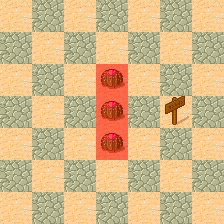

This game map was drawn from its Tiled (.tmx) file and the tilesets committed beside it. A one-line description and the trimmed map source follow:
An orthogonal 7x7 tile map with 32x32 px tiles, 3 tile layers (Background, MetaInfo, Items), 2 tilesets and 2 objects (SpawnPoint, Destination).

<map version="1.0" orientation="orthogonal" renderorder="right-down" width="7" height="7" tilewidth="32" tileheight="32" nextobjectid="4">
 <tileset firstgid="1" name="Objects" tilewidth="32" tileheight="32" spacing="1" margin="1" tilecount="48" columns="8">
  <image source="tmw_desert_spacing.png" width="265" height="199" />
 </tileset>
 <tileset firstgid="49" name="MetaInfo" tilewidth="32" tileheight="32" spacing="1" margin="1" tilecount="2" columns="2">
  <image source="metaset.png" width="67" height="34" />
 </tileset>
 <layer name="Background" width="7" height="7">
  <data>[49 cells, 49 non-empty, 3 distinct tile ids]</data>
 </layer>
 <layer name="MetaInfo" width="7" height="7">
  <data>[49 cells, 3 non-empty, 1 distinct tile ids]</data>
 </layer>
 <objectgroup name="Objects">
  <object id="1" name="SpawnPoint" x="47" y="99" />
  <object id="2" name="Destination" x="166" y="99" />
 </objectgroup>
 <layer name="Items" width="7" height="7">
  <data>[49 cells, 1 non-empty, 1 distinct tile ids]</data>
 </layer>
</map>
